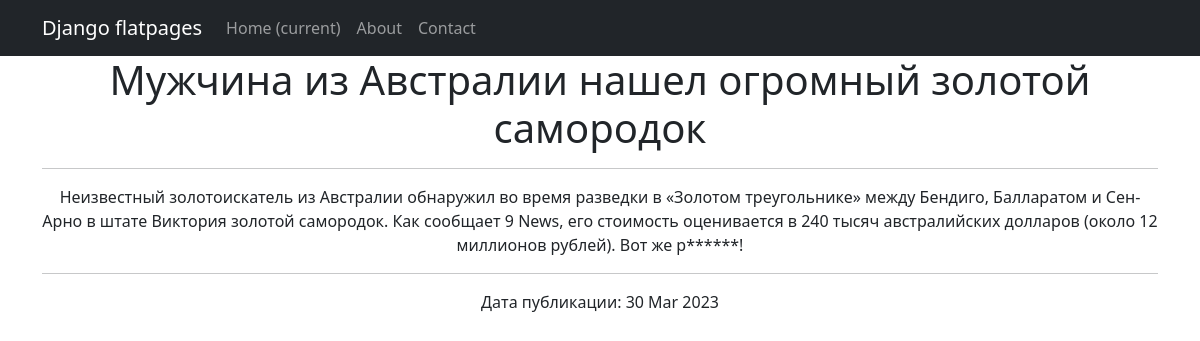
The page /news/2 on the database its author committed.
### news/models.py (models this page shows, shortened)
class Post(models.Model):
    title = models.CharField(max_length=255)
    text = models.TextField()
    time_created = models.DateTimeField(auto_now_add=True)
    type = models.CharField(max_length=2,
                            choices=TYPES,
                            default=news)
    post_rating = models.FloatField(default=0.0)
    post_author = models.ForeignKey(Author, on_delete=models.CASCADE)
    category = models.ManyToManyField(Category, through='PostCategory')

### news/views.py (the view)
# urls.py: path('<int:pk>', NewsDetail.as_view(), name='news_detail'),
class NewsDetail(DetailView):
    model = Post
    template_name = 'post.html'
    context_object_name = 'post'

### news/templatetags/custom_filters.py (called while the page is built)
@register.filter()
def censor(value):
    bad_words = ('редиска!', 'дурак', 'тупица', 'блин', 'оладушек', 'пипец')
    if not isinstance(value, str):
        raise TypeError(f"unresolved type '{type(value)}' expected  type 'str'")
    for i in value.split():
        if i.lower() in bad_words:
            value = value.replace(i, f"{i[0]}{'*' * (len(i) - 2)}{i[-1]}")
    return value

### templates/post.html (shortened to what this page needs)
{% extends 'flatpages/default.html' %}
{% load custom_filters %}
{% block content %}
<center><h1>{{ post.title|censor }}</h1></center>
<hr>
<center>{{ post.text|censor }}</center>
<hr>
Дата публикации: {{ post.time_created|date:'d M Y' }}
{% endblock content %}

### rows shown on the page
Post: title|censor "Мужчина из Австралии нашел огромный золотой самородок", text|censor "Неизвестный золотоискатель из Австралии обнаружил во время разведки в «Золотом треугольнике» между Бендиго, Балларатом и Сен-Арно в штате Виктория золотой самородок. Как сообщает 9 News, его стоимость оценивается в 240 тысяч австралийских долларов (около 12 миллионов рублей). Вот же р******!", time_created "30 Mar 2023"
